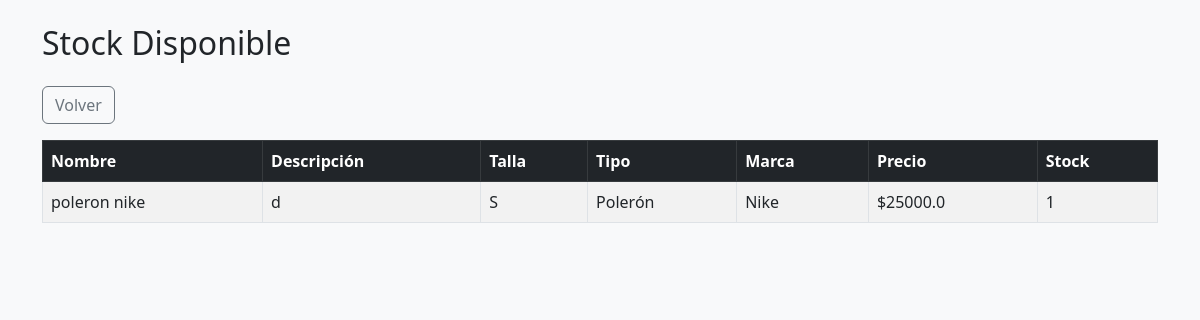
The page /consultar_stock (signed in) on the database its author committed.
### app/models.py (models this page shows)
class Producto(db.Model):
    __tablename__ = 'producto'
    id = db.Column(db.Integer, primary_key=True)
    nombre = db.Column(db.String(100), nullable=False)
    descripcion = db.Column(db.String(255), nullable=False)
    caracteristicas = db.Column(db.String(255))
    precio = db.Column(db.Float, nullable=False)
    stock = db.Column(db.Integer, nullable=False)
    talla = db.Column(db.String(10), nullable=False)
    tipo_producto = db.Column(db.String(50), nullable=False)
    marca = db.Column(db.String(50), nullable=False)
    categoria = db.Column(db.String(50), nullable=False)
    imagen_url = db.Column(db.String(255))
    codigo_barras = db.Column(db.String(20), unique=True)  # 🔹 Nuevo campo agregado

### app/routes.py (the view)
@app.route('/consultar_stock')
@login_required
def consultar_stock():
    productos = Producto.query.all()
    return render_template('consultar_stock.html', productos=productos)

### app/routes.py (called while the page is built)
@login_manager.user_loader
def load_user(user_id):
    return User.query.get(int(user_id))

### app/templates/consultar_stock.html (shortened to what this page needs)
<!DOCTYPE html>
<html lang="es">
<head>
    <link href="https://cdn.jsdelivr.net/npm/bootstrap@5.3.0/dist/css/bootstrap.min.css" rel="stylesheet">
</head>
<body class="bg-light">
<div class="container py-4">
    <h2 class="mb-4">Stock Disponible</h2>
    <a href="{{ url_for('ventas') }}" class="btn btn-outline-secondary mb-3"> Volver</a>
    <table class="table table-bordered table-striped">
        <thead class="table-dark">
            <tr>
                <th>Nombre</th>
                <th>Descripción</th>
                <th>Talla</th>
                <th>Tipo</th>
                <th>Marca</th>
                <th>Precio</th>
                <th>Stock</th>
            </tr>
        </thead>
        <tbody>
            {% for producto in productos %}
            <tr>
                <td>{{ producto.nombre }}</td>
                <td>{{ producto.descripcion }}</td>
                <td>{{ producto.talla or '-' }}</td>
                <td>{{ producto.tipo_producto or '-' }}</td>
                <td>{{ producto.marca or '-' }}</td>
                <td>${{ producto.precio }}</td>
                <td>{{ producto.stock }}</td>
            </tr>
            {% endfor %}
        </tbody>
    </table>
</div>
</body>
</html>

### rows shown on the page
Producto: nombre "poleron nike", descripcion "d", talla "S", tipo_producto "Polerón", marca "Nike", precio "25000.0", stock "1"
